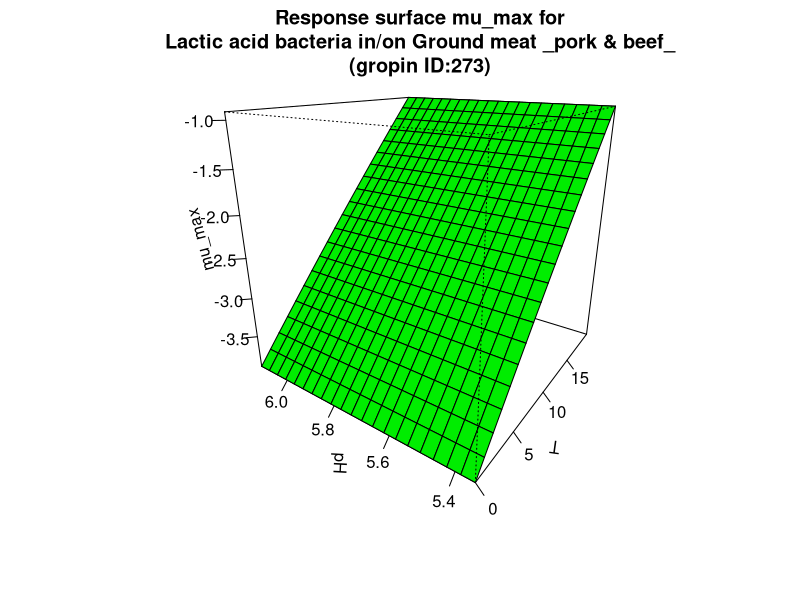

The R script that drew this image:
#############################
# start of Parameter script
#############################
T <- seq(0,19.98001998002,length.out=21)
pH <- seq(5.34534,6.12387612387612,length.out=21)
#############################
# end of Parameter script
#############################
############################# 
# start of Model script Gropin ID 273 
#############################
 
# constant coefficients for this model
mref <- 0.02
dm <- 0
Ea <- 99.6
 
variables <- data.frame(T,pH)
argumentsPar <- expand.grid(variables)
 
# heart of the model
response_surface <- function(T,pH) {
   mumax <-(log(mref)-dm*(5.7-pH)-(Ea/0.00831)*((1/(T+273))-(1/273)))

return(mumax=mumax)
} 

# output parameters
mumax <- cbind(argumentsPar,response_surface(argumentsPar['T'],argumentsPar['pH']))
colnames(mumax) <- c(colnames(argumentsPar),'mumax')
#############################
# End of Model script
#############################
############################# 
# start of Visualisation script Gropin ID 273 
#############################
persp(T,pH,matrix(unlist(mumax$mumax),nrow=21),col = 'green',xlab='T',ylab='pH',zlab='mu_max',main='Response surface mu_max for
Lactic acid bacteria in/on Ground meat _pork & beef_
(gropin ID:273)',theta=305,phi=20,shade=0.25,ticktype = 'detailed')
#############################
# End of Visualisation script
#############################
